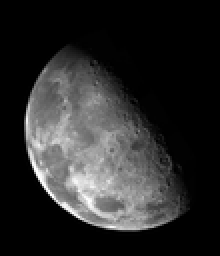
%> input picture lab02/Proj03-03/inputImage.tif, 110 x 128 px, shrunk from 466 x 540 before the run (shown 2 times larger)
$ octave main.m   (GNU Octave 9; MATLAB toolbox functions it lacks are replaced by stand-ins)
%> lines starting %> are read from the running program, lines starting %| are printed output that depends on the picture
### lab02/Proj03-03/spatialFiltering.m
function output = spatialFiltering(input, mask)
%SPATIALFILTERING Summary of this function goes here
%   Detailed explanation goes here
[m,n,ch] = size(input);
output = zeros(m,n);
for x=1:m
    for y=1:n
       if (x == 1) || (x == m) || (y == 1) || (y == n)
           output(x,y) = input(x,y);
       else
           values = double(input(x-1:x+1,y-1:y+1)).*double(mask);
           output(x,y) = sum(values, "all");
       end
    end
end
end

### lab02/Proj03-03/laplacianFiltering.m
function [output, scaledLaplacian] = laplacianFiltering(input, laplacianMask, scale)
%LAPLACIANFILTERING Summary of this function goes here
%   Detailed explanation goes here
scaledLaplacian = scale * spatialFiltering(input, laplacianMask);
output = uint8(double(input) + double(scaledLaplacian));
scaledLaplacian = uint8(scaledLaplacian);
end

### lab02/Proj03-03/main.m
clear;
close all;

inputImage = imread("./inputImage.tif");
%> inputImage is the input picture: size 128x110 uint8; min 0, max 255, mean 42.7

mask = [1,1,1;1,1,1;1,1,1];
outputImage = uint8(spatialFiltering(inputImage, mask)/9);
%> after the loop in spatialFiltering, `for x=1:m`:
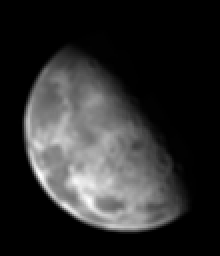
%> output: size 128x110 double (shown 2 times larger); min 0, max 2187, mean 384.5; drawn with min black and max white
%> after the loop in spatialFiltering, `for x=1:m`: values = [0 0 0; 0 0 0; 0 0 0]
imwrite(outputImage,'outputImage_a.tif','tif');

laplacianMaskA = [0,1,0;1,-4,1;0,1,0];
scale = -2;
[outputImage, scaledLaplacian] = laplacianFiltering(inputImage, laplacianMaskA, scale);
%> call 2 of spatialFiltering, with mask = [0 1 0; 1 -4 1; 0 1 0]
%> after the loop in spatialFiltering (call 2), `for x=1:m`:
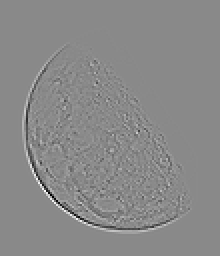
%> output: size 128x110 double (shown 2 times larger); min -352, max 300, mean 0; drawn with min black and max white
imwrite(scaledLaplacian,'outputImage_b.tif','tif');

laplacianMaskA = [0,1,0;1,-4,1;0,1,0];
scale = -1;
[outputImage, scaledLaplacian] = laplacianFiltering(inputImage, laplacianMaskA, scale);
imwrite(outputImage,'outputImage_c.tif','tif');

laplacianMaskB = [1,1,1;1,-8,1;1,1,1];
scale = -1;
[outputImage, scaledLaplacian] = laplacianFiltering(inputImage, laplacianMaskB, scale);
%> call 3 of laplacianFiltering, with laplacianMask = [1 1 1; 1 -8 1; 1 1 1], scale = -1
%> in laplacianFiltering (call 3), `output = uint8(double(input) + double(scaledLaplacian));`:
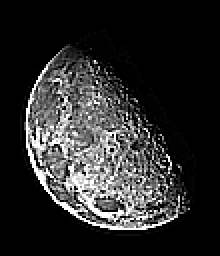
%> output: size 128x110 uint8 (shown 2 times larger); min 0, max 255, mean 43
imwrite(outputImage,'outputImage_d.tif','tif');

% compare scale
laplacianMaskA = [0,1,0;1,-4,1;0,1,0];
scale = -0.1;
[outputImage, scaledLaplacian] = laplacianFiltering(inputImage, laplacianMaskA, scale);
imwrite(outputImage,'outputImage_01.tif','tif');
scale = -0.5;
[outputImage, scaledLaplacian] = laplacianFiltering(inputImage, laplacianMaskA, scale);
%> call 5 of laplacianFiltering, with laplacianMask = [0 1 0; 1 -4 1; 0 1 0], scale = -0.5
%> in laplacianFiltering (call 5), `output = uint8(double(input) + double(scaledLaplacian));`:
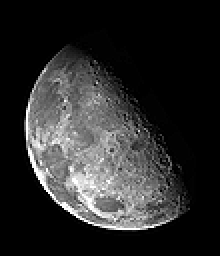
%> output: size 128x110 uint8 (shown 2 times larger); min 0, max 255, mean 43.1; mean of the top-left, top-right, bottom-left and bottom-right quarters 40.8, 5.7, 76.1, 49.8
%> in laplacianFiltering (call 5), `scaledLaplacian = uint8(scaledLaplacian);`:
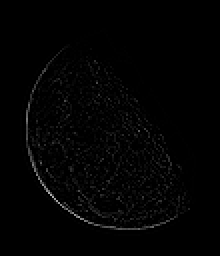
%> scaledLaplacian: size 128x110 uint8 (shown 2 times larger); min 0, max 176, mean 2.9
imwrite(outputImage,'outputImage_05.tif','tif');
laplacianMaskA = [0,1,0;1,-4,1;0,1,0];
scale = -1;
[outputImage, scaledLaplacian] = laplacianFiltering(inputImage, laplacianMaskA, scale);
imwrite(outputImage,'outputImage_1.tif','tif');
scale = -5;
[outputImage, scaledLaplacian] = laplacianFiltering(inputImage, laplacianMaskA, scale);
%> call 7 of laplacianFiltering, with laplacianMask = [0 1 0; 1 -4 1; 0 1 0], scale = -5
%> in laplacianFiltering (call 7), `output = uint8(double(input) + double(scaledLaplacian));`:
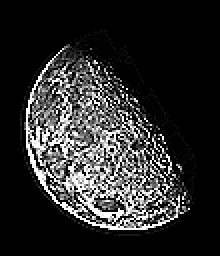
%> output: size 128x110 uint8 (shown 2 times larger); min 0, max 255, mean 43.6
%> in laplacianFiltering (call 7), `scaledLaplacian = uint8(scaledLaplacian);`:
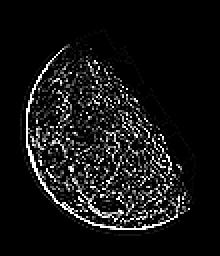
%> scaledLaplacian: size 128x110 uint8 (shown 2 times larger); min 0, max 255, mean 21
imwrite(outputImage,'outputImage_5.tif','tif');
